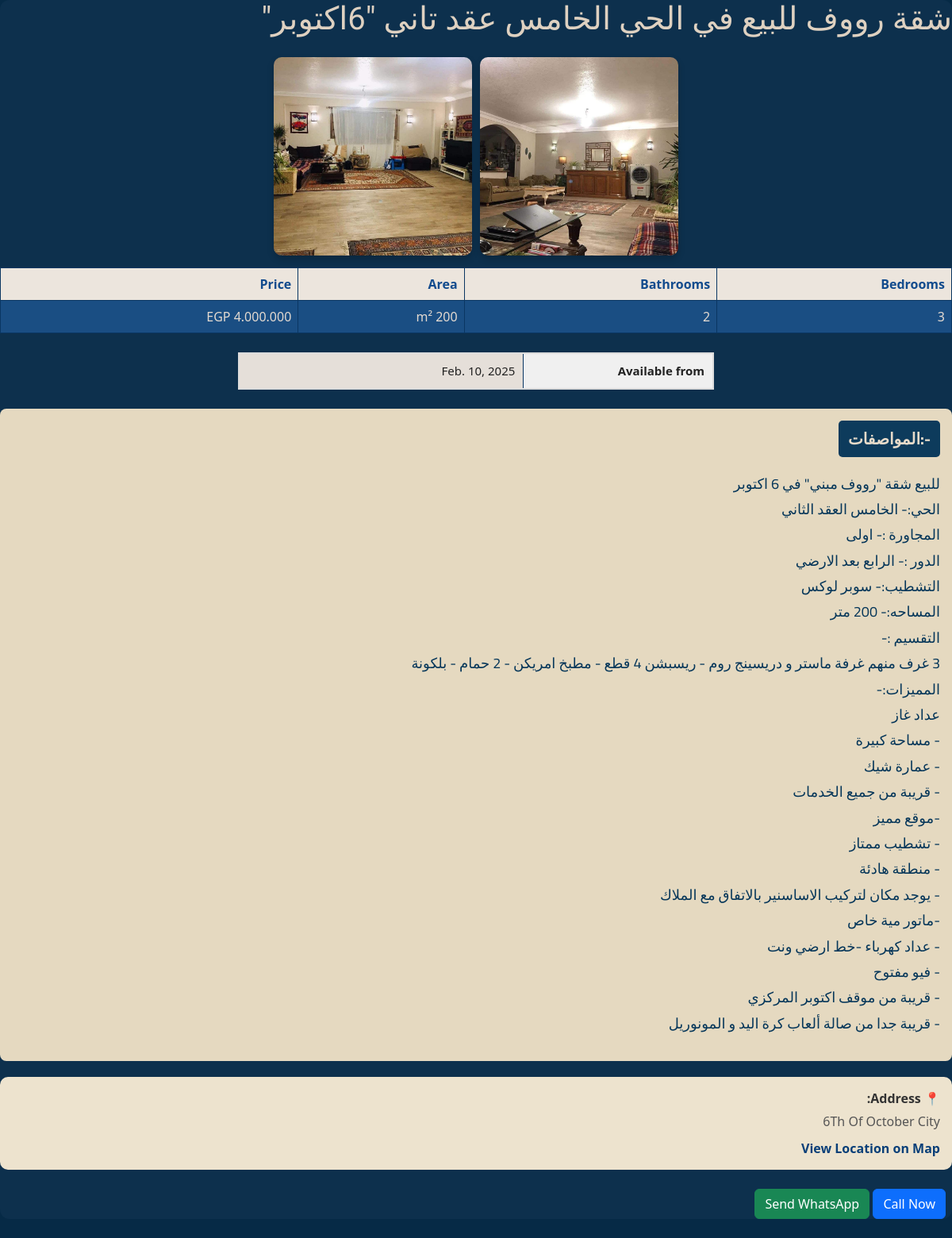
The app's page /properties/property/شقة-رووف-200-متر/ with its own data.
### properties/models.py (models this page shows, shortened)
class Property(models.Model):
    SALE = 'sale'
    RENT = 'rent'
    CATEGORY_CHOICES = [
        (SALE, 'بيع'),
        (RENT, 'إيجار'),
    ]
    PROPERTY_TYPE_CHOICES = [
        ('apartment', 'Apartment'),
        ('villa', 'Villa'),
        ('penthouse', 'Penthouse'),
        ('basement', 'Basement'),
        ('roof', 'Roof'),
        ('building', 'Building'),
        ('mall', 'Mall'),
        ('office', 'Office'),
        ('clinic', 'Clinic'),
        ('duplex', 'Duplex'),
        ('land', 'Land'),
        ('Store' , 'Store'),
    ]
    title = models.CharField(max_length=200)
    slug = models.CharField(max_length=200, unique=True, blank=True)
    description = models.TextField()
    price = models.DecimalField(max_digits=10, decimal_places=2)
    location = models.CharField(max_length=100)
    area = models.PositiveIntegerField(help_text="Area in square meters")
    rooms = models.PositiveIntegerField(default=1)
    bathrooms = models.PositiveIntegerField(default=1)
    category = models.CharField(
        max_length=10,
        choices=CATEGORY_CHOICES,
        default=SALE,
    )
    available_from = models.DateField(null=True, blank=True)
    property_type = models.CharField(max_length=20, choices=PROPERTY_TYPE_CHOICES)
    number_of_floors = models.PositiveIntegerField(null=True, blank=True)
    units_count = models.PositiveIntegerField(null=True, blank=True)
    has_elevator = models.BooleanField(default=False)
    created_at = models.DateTimeField(auto_now_add=True)
    amenities = models.TextField(blank=True, help_text="Comma-separated amenities")
    is_available = models.BooleanField(default=True, verbose_name="availabl?")
    display_order = models.IntegerField(default=0)
    class Meta:
        ordering = ['display_order']

class PropertyImage(models.Model):
    property = models.ForeignKey(Property, on_delete=models.CASCADE, related_name='images')
    image = models.ImageField(upload_to='property_images/')

### properties/views.py (called while the page is built)
def property_detail(request, slug):
    property = get_object_or_404(Property,slug=slug)
    formatted_price = intcomma(int(property.price)).replace(",", ".")
    amenities_list = property.amenities.split(',') if property.amenities else []
    return render(request, 'properties/property_detail.html', {
        'property': property,
        'formatted_price': formatted_price,
        'amenities_list': amenities_list,
    })

### properties/templates/properties/property_detail.html (shortened to what this page needs)
{% load static %}
{% load humanize %}
<!DOCTYPE html>
<html>
<head>
    <link href="https://cdn.jsdelivr.net/npm/bootstrap@5.3.3/dist/css/bootstrap.min.css" rel="stylesheet">
    <link rel="stylesheet" href="{% static 'css/style.css' %}">
</head>
<body class="property-detail-body" style="text-align: right;">
    <div class="custom-card">
            <h1 class="mb-4 property-title">{{ property.title }}</h1>
            <div class="card-images">
                {% for image in property.images.all %}
                  <img src="{{ image.image.url }}" alt="صورة العقار" class="property-image">
                {% empty %}
                  <p>لا توجد صور لهذا العقار</p>
                {% endfor %}
              </div>
            <table class="table table-bordered custom-table mb-4" style="max-width: 600px; margin: 0 auto;">
                <thead class="custom-thead">
                    <tr>
                        {% if property.property_type == "building" or property.property_type == "villa" %}
                            <th>Floors</th>
                            <th>Apartments</th>
                        {% else %}
                            <th>Bedrooms</th>
                            <th>Bathrooms</th>
                        {% endif %}
                        <th>Area</th>
                        <th>Price</th>
                    </tr>
                </thead>
                <tbody class="custom-tbody">
                    <tr>
                        {% if property.property_type == "building" or property.property_type == "villa" %}
                            <td>{{ property.number_of_floors }}</td>
                            <td>{{ property.units_count }}</td>
                        {% else %}
                            <td>{{ property.rooms }}</td>
                            <td>{{ property.bathrooms }}</td>
                        {% endif %}
                        <td>{{ property.area }} m²</td>
                        <td>{{ formatted_price }} EGP</td>
                    </tr>
                </tbody>
            </table>
            <table class="table table-bordered property-detail-table mb-4" style="max-width: 600px; margin: 0 auto;">
                <tbody class="custom-table">
                    {% if property.available_from %}
                    <tr>
                        <th>Available from</th>
                        <td>{{ property.available_from }}</td>
                    </tr>
                    {% endif %}
                </tbody>
            </table>
            <div class="property-specs-container">
                <div class="property-specs-label">-:المواصفات</div>
                <div class="property-description">{{ property.description|linebreaks }}</div>
            </div>
            <div class="property-location">
                <label class="location-label">📍 Address:</label>
                <p class="location-text">{{ property.location }}</p>
                <a class="location-link" href="https://www.google.com/maps/search/?api=1&query={{ property.location|urlencode }}" target="_blank">
                    View Location on Map
                </a>
            </div>
            <div class="mb-4 mt-4">
                <a href="tel:+201119202829" class="btn btn-primary me-2">Call Now</a>                <a href="https://wa.me/2001119202829?text=مرحباً، أريد الاستفسار عن {{ property.title }}" target="_blank" class="btn btn-success">Send WhatsApp
</a>
            </div>
        </div>
</body>
</html>

### properties/static/css/style.css (style rules this page uses)
* { box-sizing: border-box; }
.custom-card { background-color: #0d304d !important; color: rgb(240, 217, 188); direction: rtl; text-align: right; border-radius: 12px; border: none; }
.property-detail-body { min-height: 100vh; background-color: #062a46 !important; color: #fff; }
.custom-table { background-color: #3062a3; color: #e3dede; }
.property-detail-body { background-color: #0e3657; }
.property-specs-container { background-color: #e5d9c0; padding: 15px; border-radius: 8px; margin-top: 20px; margin-bottom: 20px; }
.property-specs-label { background-color: #0d3b5c; color: #e7dbca; padding: 8px 12px; border-radius: 5px; font-size: 20px; font-weight: bold; margin-bottom: 10px; display: inline-block; font-family: 'Cairo', sans-serif; }
.property-description { direction: rtl; font-family: 'Cairo', sans-serif; font-size: 18px; line-height: 1.8; color: #053659; margin-top: 8px; text-align: right; }
.custom-table { border: 1px solid #e6e4de; width: 100% !important; max-width: 100% !important; }
.custom-thead th { background-color: #ece5dd !important; color: #124b8d !important; }
.custom-tbody td { background-color: #1a4e83 !important; color: #e3dad1 !important; }
.custom-table th, .custom-table td { border: 1px solid #0a3662 !important; }
.property-location { background-color: #ede3ce; border-radius: 10px; padding: 15px; margin: 20px 0; max-width: 100%; text-align: right; direction: rtl; }
.location-label { font-weight: bold; font-size: 16px; color: #333; display: block; }
.location-text { margin: 5px 0 10px; color: #555; }
.location-link { color: #093f78; text-decoration: none; font-weight: bold; display: inline-block; }
.property-title { font-family: 'Amiri', serif; font-size: 40px; font-weight: 200; color: #ded1c1; text-align: right; margin-bottom: 15px; }
.property-detail-table { background-color: #fdfdfd; border: 2px solid #dcdcdc; border-radius: 8px; color: #333; font-size: 15px; direction: rtl; }
.property-detail-table th { background-color: #f0f0f0; color: #222; padding: 10px; width: 40%; text-align: right; }
.property-detail-table td { background-color: #e5dfd9; color: #222; padding: 10px; text-align: right; }
.card-images { display: flex; flex-direction: row; justify-content: center; gap: 10px; margin-bottom: 15px; width: 100%; flex-wrap: wrap; }
.card-images img { width: 100%; max-width: 250px; height: 250px; flex-shrink: 0; object-fit: cover; border-radius: 10px; display: block; }
.property-image { width: 100%; height: 250px; object-fit: cover; border-radius: 10px 10px 0 0; display: block; box-shadow: 0 4px 8px rgba(0, 0, 0, 0.2); }
.property-image { width: 100%; height: 100%; object-fit: cover; object-position: center; display: block; }

### records on screen
Property: title "شقة رووف للبيع في الحي الخامس عقد تاني \"6اكتوبر\"", rooms "3", bathrooms "2", available_from "Feb. 10, 2025", description "للبيع شقة \"رووف مبني\" في 6 اكتوبر الحي:- الخامس العقد الثاني المجاورة :- اولى الدور :- الرابع بعد الارضي التشطيب:- سوبر لوكس المساحه:- 200 متر التقسيم :- 3 غرف منهم غرفة ماستر و دريسينج روم - ريسبشن 4 قطع - مطبخ امريكن - 2 حمام - بلكونة المميزات:- عداد غاز - مساحة كبيرة - عمارة شيك - قريبة من جميع الخدمات -موقع مميز - تشطيب ممتاز - منطقة هادئة - يوجد مكان لتركيب الاساسنير بالاتفاق مع الملاك -ماتور مية خاص - عداد كهرباء -خط ارضي ونت - فيو مفتوح - قريبة من موقف اكتوبر المركزي - قريبة جدا من صالة ألعاب كرة اليد و المونوريل", location "6Th Of October City"
PropertyImage: image (picture)
PropertyImage: image (picture)
